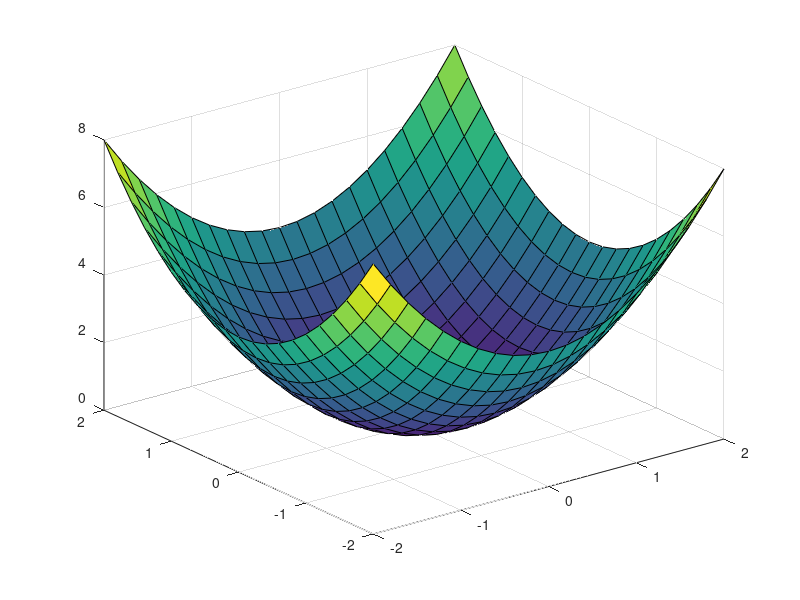

Reproduce this figure in MATLAB.
% Plot a 3D surface plot of the function Z = X.^2 + Y.^2

% Define the domain of the function
[X,Y] = meshgrid(-2:.2:2);

% Define the function
Z = X.^2 + Y.^2;

% Plot the surface
surf(X,Y,Z)